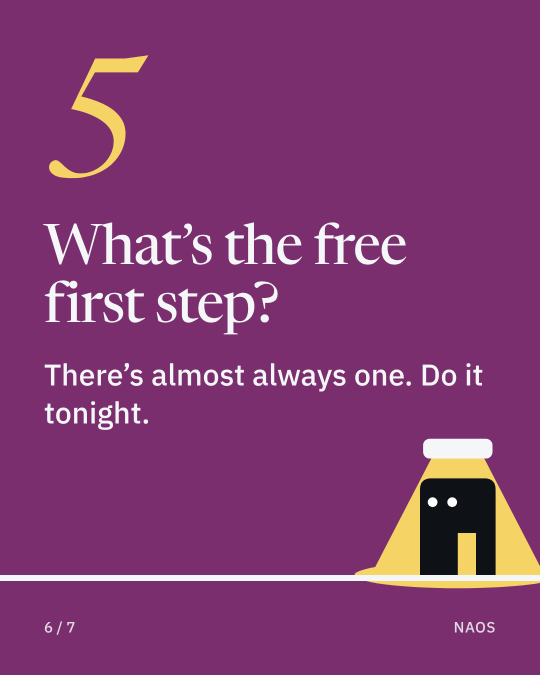
#> input picture earn/naos/cola/aprobar/before-you-buy-the-course/6.jpg, 1080 x 1350 px (shown at 1/2 size)
$ python -i eco_historia.py   (imports and definitions only)
#> lines starting #> are read from the running program, lines starting #| are printed output that depends on the picture
### earn/naos/motor/separacion_ig.py
"""separacion_ig.py · UNA fuente de verdad para la separación mínima entre piezas de Instagram de una misma cuenta (D-513).

Lee instagram/separacion.json ({"base": 60, "pasos": [{"desde": ISO, "min": N}, ...]}) y devuelve los minutos vigentes en `ahora`.
Interruptor: si instagram/errores.csv tiene un error 2207051 (error_subcode) con fecha posterior al PRIMER paso, vuelve a `base`
y lo dice por stderr una vez. Apagar a mano: poner "pasos": [] en separacion.json (siempre `base`), o fijar "base" y vaciar pasos.
Solo biblioteca estándar; no toca la red ni publicados.csv."""
import csv, datetime as dt, json, sys
from pathlib import Path

AQUI = Path(__file__).resolve().parent
CONFIG = AQUI / "instagram" / "separacion.json"
ERRORES = AQUI / "instagram" / "errores.csv"
_AVISADO = set()


def _t(s):
    return dt.datetime.fromisoformat(s.replace("Z", "+00:00")).astimezone(dt.timezone.utc)


def _cargar(config):
    try:
        return json.loads(Path(config).read_text(encoding="utf-8"))
#> (reads earn/naos/motor/instagram/separacion.json from the repository)
    except (OSError, ValueError):
        return {"base": 60, "pasos": []}


def estado_separacion(ahora=None, config=None, errores=None):
    """(minutos, motivo). `ahora` aware UTC o None (reloj)."""
    ahora = ahora or dt.datetime.now(dt.timezone.utc)
    if ahora.tzinfo is None:
        ahora = ahora.replace(tzinfo=dt.timezone.utc)
    cfg = _cargar(config or CONFIG)
    base = int(cfg.get("base", 60))
    pasos = sorted(((_t(p["desde"]), int(p["min"])) for p in cfg.get("pasos", [])), key=lambda x: x[0])
    vigente, desde = base, None
    for t, m in pasos:
        if ahora >= t:
            vigente, desde = m, t
    if desde is None:
        return base, f"{base} min (base; aún no empieza el primer paso)"
    primero = pasos[0][0]
    try:
        with open(errores or ERRORES, newline="", encoding="utf-8") as f:
#> (reads earn/naos/motor/instagram/errores.csv from the repository)
            for r in csv.DictReader(f):
                if str(r.get("error_subcode", "")).strip() == "2207051" and r.get("utc"):
                    try:
                        te = _t(r["utc"])
                    except ValueError:
                        continue
                    if te > primero:
                        msg = f"{base} min (INTERRUPTOR: 2207051 de Meta el {r['utc']}, posterior al paso de {primero:%Y-%m-%d})"
                        if msg not in _AVISADO:
                            _AVISADO.add(msg)
                            print(f"AVISO separación de IG vuelve a {base} min: error 2207051 el {r['utc']} (D-513)", file=sys.stderr)
                        return base, msg
    except OSError:
        pass
    return vigente, f"{vigente} min (D-513, paso desde {desde:%Y-%m-%d}; sin 2207051 posterior)"


def separacion_ig_min(ahora=None, config=None, errores=None):
    return estado_separacion(ahora, config, errores)[0]

### earn/naos/motor/tiros.py
#!/usr/bin/env python3
"""tiros.py: registro de tiros largos de NAOS. Ficha antes de mirar, hora con cambio de horario, lectura a 24 y 48 h
y propuestas de hermanas. Python estándar, sin red.

  tiros.py ficha <slug> --papel P --familia F --idea Ixx|ninguna [--motivo "..."] --kr M1.3 [--padre SLUG]
                 [--factor nombre=valor] (--sale AAAA-MM-DDTHH:MM:SSZ | --fecha AAAA-MM-DD --cupo HH:MM)
                 [--plataformas YT,IG] --apuesta "..." --nivel A|B|C|D --metrica "..." --muerte "..." [--seco]
  tiros.py lista [--familia F] [--papel P] [--desde AAAA-MM-DD]
  tiros.py hora <AAAA-MM-DD> <HH:MM> [--libre] [--ignorar SLUG]          (hora de Nueva York)
  tiros.py leer [--seco] [--metricas RUTA] [--ahora ISO]                 bandas a 24 y 48 h
  tiros.py proponer [--seco] [--hoy AAAA-MM-DD]                          hermanas y propuestas en escalar.md
  tiros.py reservar <slug> --padre SLUG --condicion "se escapa 24h" --sale AAAA-MM-DDTHH:MM:SSZ
                                                                         fila retenida en medicion/reservas.csv
  tiros.py decidir [--seco] [--ahora ISO]                                libera o vence las reservas retenidas

El registro vive en medicion/tiros.csv (columnas fijas, contrato 4.1 de la arquitectura). Los umbrales de las bandas
salen de ideas.py (PISO, ESCAPA, MUERTA vía ideas.juzgar): aquí no hay otra copia. La ficha no se edita. Nada de aquí
publica, despacha, abre tandas, mueve horas (R4) ni pone un 👍: el 👍 de N por tanda (D-301) sigue mandando. Solo
escribe medicion/tiros.csv, empresa/experimentos/<hoy>/escalar.md y medicion/reservas.csv. La raíz sale de NAOS_RAIZ
o de la carpeta earn/naos de este archivo.

Reservas condicionales (infra/reservas-condicionales.propuesta.md, #891): `reservar` escribe la fila `retenida` de una
hermana que N aprueba en su tanda con hora fija; se niega si el slug ya tiene fila o si programador.retenidos no existe en
el código. `decidir` solo toca reservas.csv: cambia `retenida` por `liberada` cuando la lectura del padre en tiros.csv
(banda_24h o banda_48h, según la fila) cumple la condición ("escapa": se escapa; "senal": señal o mejor), y por
`vencida` cuando pasaron más de 3 h de su sale_utc sin liberarse. Sin lectura del padre nunca libera. Sin archivo no hace
nada. Columnas: slug, padre, condicion, lectura_h, sale_utc, estado, reservado_utc, decidido_utc, decidido_por, motivo.
"""
import argparse, ast, csv, glob, hashlib, json, os, re, shlex, sys, tempfile
from datetime import datetime, timedelta, timezone
from pathlib import Path
from zoneinfo import ZoneInfo

AQUI = Path(__file__).resolve().parent
sys.path.insert(0, str(AQUI))
import ideas  # noqa: E402  (solo lectura: leer, ultimos_cortes, juzgar, PISO)


def raiz():
    return Path(os.environ.get("NAOS_RAIZ") or Path(__file__).resolve().parents[1])


RAIZ = raiz()

COLUMNAS = ["id", "ficha_utc", "slug", "papel", "familia", "idea_id", "kr_id", "padre", "factor", "fecha_et",
            "cupo_et", "sale_utc", "plataformas", "apuesta", "nivel_esperado", "metrica_48h", "criterio_muerte",
            "huella_ficha", "ficha_tardia", "banda_24h", "banda_48h", "lectura", "leido_utc", "propuesta", "motivo"]
CAMPOS_HUELLA = ["slug", "papel", "familia", "idea_id", "kr_id", "padre", "factor", "sale_utc", "apuesta",
                 "nivel_esperado", "metrica_48h", "criterio_muerte"]
PAPELES = ["tiro", "variante", "hermana", "base"]
NIVELES = ["A", "B", "C", "D"]
PLATAFORMAS = ["YT", "IG"]
BANDAS = ["se escapa", "señal", "nada", "muerta", "sin exposición"]
CUPOS_ET = ["10:00", "12:00", "15:00", "18:00", "20:00", "23:00"]
import separacion_ig  # noqa: E402  (D-513: una sola fuente de verdad)
MARGEN_MIN = separacion_ig.separacion_ig_min()  # alias al importar; las funciones leen separacion_ig.separacion_ig_min() viva. Minutos mínimos entre dos publicaciones
EXPOSICION_MIN = 50      # menos que esto (IG alcance, YT vistas) = no midió la premisa, midió el despacho
NY = ZoneInfo("America/New_York")
FORMATO_UTC = "%Y-%m-%dT%H:%M:%SZ"
SLUG_RE = re.compile(r"^[a-z0-9][a-z0-9._-]*$")


class Negada(Exception):
    """Algo que tiros.py se niega a hacer; el mensaje va tal cual a la persona."""


# ---------- archivo ----------

def ruta_tiros(r=None):
    return Path(r or raiz()) / "medicion" / "tiros.csv"


# [37 lines left out: functions leer, _escribir_atomico, escribir, huella, not called in this run]


# ---------- horas ----------

def ahora_utc():
    return datetime.now(timezone.utc).replace(microsecond=0)


# [12 lines left out: functions _fecha, _utc, not called in this run]


def _iso(dt):
    return dt.astimezone(timezone.utc).strftime(FORMATO_UTC)


# [97 lines left out: functions hora_utc, a_et, _json, ocupados, choques, cupo_libre, not called in this run]


def _decir_choques(lista):
    return ["  choca con %s (%s, %s) a %d min" % (c["slug"], c["fuente"], c["sale_utc"], c["minutos"]) for c in lista]


# ---------- ficha ----------

def _ids_idea(ruta_ideas):
    return {r["id"]: r for r in ideas.leer(ruta_ideas)}


def _ids_kr(ruta_metas):
    d = _json(ruta_metas)
    return {kr.get("id") for m in (d.get("metas") or []) for kr in (m.get("krs") or []) if kr.get("id")}


# [171 lines left out: functions _publicado, fichar, _exposicion_baja, banda, _texto_lectura, leer_bandas, not called in this run]


# ---------- propuestas ----------

FACTORES = [("destinatario", "Cambia destinatario", "a quién va dirigida"),
            ("cuarto", "Cambia cuarto", "en qué cuarto de la casa pasa"),
            ("duracion", "Cambia duración", "cuánto dura")]


# [80 lines left out: functions _orden_hermana, _seccion, proponer, not called in this run]


# ---------- reservas condicionales (medicion/reservas.csv) ----------

COLUMNAS_RESERVAS = ["slug", "padre", "condicion", "lectura_h", "sale_utc", "estado", "reservado_utc",
                     "decidido_utc", "decidido_por", "motivo"]
CONDICIONES = {"escapa": ("se escapa",), "senal": ("se escapa", "señal")}  # bandas que cumplen cada condición
VENCE_RESERVA = timedelta(hours=3)  # como vence_utc de la aprobación: 3 h después de su hora
PROGRAMADOR = AQUI / "aprobar" / "programador.py"


def ruta_reservas(r=None):
    return Path(r or raiz()) / "medicion" / "reservas.csv"


# [258 lines left out: functions condicion, leer_reservas, escribir_reservas, hay_retenidos, reservar, decidir and 4 more, not called in this run]


# [2 lines that do not run on import are left out]

### earn/naos/motor/aprobar/eco_historia.py
#!/usr/bin/env python3
"""eco_historia.py: la imagen o el carrusel de NAOS que ya salió en el feed vuelve a subirse como historia (regla de N, 13-nov-2026).

  python3 eco_historia.py crear <slug>... [--seco] [--todas-desde AAAA-MM-DD]
  python3 eco_historia.py leer <slug>-h

Regla de N (13-nov-2026, literal): "se pueden repostear esas imagenes como historias? si si deberiamos hacerlo y 1 al dia de cada
una una imagen y un carrusel". La copia en historia de una pieza que N ya aprobó y que ya salió NO pide otro 👍 mientras el contenido
sea el mismo (la misma imagen: la huella de hoy es la que N aprobó). Lo auditable queda en la fila de publicados.csv: via
"eco-historia", aprobado_por el usuario de N de la fila original, y una cita con el 👍 original y la frase de N.

crear: por cada slug (o por todos los del feed publicados desde AAAA-MM-DD) hace la pieza `<slug>-h` en cola/aprobar/:
  - historia.jpg de 1080x1920 con la imagen aprobada (la primera lámina si es carrusel) centrada, entera y sin recortar, sobre
    el fondo de la propia imagen (cada franja repite su borde: sin costura). Sin texto nuevo.
  - pieza.json (canales ["historia"], `origen` = el slug original) con la siguiente hora libre (la de `aprobar.py reprogramar`, D-512:
    desde ahora + 2 h, 60 min de separación con todo lo de Instagram de NAOS) en un día que aún no tenga una historia-eco de ese tipo.
    "1 al día de cada una": una de imagen y una de carrusel por día (hora de Nueva York).
  - la aprobación, como la de un 👍 normal (fila `historia` con la huella del archivo + estado.json "aprobado"), con la cita del 👍
    original. El issue es el del 👍 original: esta herramienta no abre issues ni llama a GitHub.
  Se NIEGA (y lo dice) si la pieza no es de NAOS, no es imagen ni carrusel, no salió en Instagram (url_reel y publicado_utc), su
  aprobación vigente no es el 👍 de N, la huella de hoy no es la aprobada, ya existe `<slug>-h`, o es de fecha o de tendencia
  (las mismas exclusiones de D-512 en registro.py). `--seco` imprime lo que haría y no escribe nada.

leer: los insights de la historia `<slug>-h` ya publicada (columna media_id de su fila). Las historias SOLO tienen insights en sus
primeras 24 h (https://developers.facebook.com/docs/instagram-platform/reference/instagram-media/insights, "Story media metrics
are only available for 24 hours"): pasado ese plazo la API devuelve vacío. Una métrica con menos de 5 espectadores responde error 10
("Not enough viewers"); se imprime como no disponible. Métricas de STORY en esa referencia: reach, views, shares, replies,
total_interactions, follows, profile_visits, reposts, navigation (desglose story_navigation_action_type: SWIPE_FORWARD,
TAP_FORWARD, TAP_BACK, TAP_EXIT) y profile_activity (desglose action_type). `impressions` quedó fuera para historias nuevas.

Sin red salvo `leer`. Solo biblioteca estándar y Pillow.
"""
import argparse, datetime as dt, json, os, shutil, sys

AQUI = os.path.dirname(os.path.abspath(__file__))
sys.path.insert(0, AQUI)
sys.path.insert(0, os.path.join(AQUI, ".."))
import aprobar  # noqa: E402
import registro  # noqa: E402
import tiros  # noqa: E402  (motor/tiros.py; aprobar ya puso motor/ en el path)

VIA = "eco-historia"
FRASE_N = ("se pueden repostear esas imagenes como historias? si si deberiamos hacerlo y 1 al dia de cada una una imagen "
           "y un carrusel")
FECHA_N = "13-nov-2026"
SUFIJO = "-h"
ANCHO, ALTO = registro.HISTORIA_ANCHO, registro.HISTORIA_ALTO
MAX_DIAS = 21          # no se busca hora más allá de tres semanas
CALIDAD_JPEG = 95

# Métricas de historias (referencia de IG Media Insights). Una por llamada: una que no aplica tumba la orden entera.
METRICAS = ("reach", "views", "shares", "replies", "total_interactions", "follows", "profile_visits", "reposts")
DESGLOSES = (("navigation", "story_navigation_action_type"), ("profile_activity", "action_type"))
URL_DOC = "https://developers.facebook.com/docs/instagram-platform/reference/instagram-media/insights"


def tipo_de(p):
    c = (p or {}).get("canales")
    return "imagen" if c == ["imagen"] else "carrusel" if c == ["carrusel"] else ""


# [4 lines left out: function archivo_origen, not called in this run]


def fila_n(slug, canal, filas):
    return registro.vigente(slug, canal, filas)


# ---------- lo que se niega ----------

# [55 lines left out: function fallas_origen, not called in this run]


# ---------- la imagen ----------

def hacer_imagen(origen, destino):
    """historia.jpg de 1080x1920: la imagen entera y centrada, sin recortar (si sobrara tamaño se reduce, nunca se corta). El fondo
    es el de la propia imagen: cada franja (arriba y abajo) repite la fila del borde de la imagen, columna por columna, así que no
    hay costura aunque la imagen sea de dos colores. Sin texto nuevo. Devuelve (x, y, ancho, alto) de la imagen dentro del lienzo."""
#> called with destino = 'out.png'
    from PIL import Image
    im = Image.open(origen).convert("RGB")
#> im is the input picture: PIL image 1080x1350 RGB; mean R, G, B 128.8, 58.7, 114.1
    if im.width > ANCHO or im.height > ALTO:
        k = min(ANCHO / im.width, ALTO / im.height)
        im = im.resize((max(1, round(im.width * k)), max(1, round(im.height * k))), Image.LANCZOS)
    x, y = (ANCHO - im.width) // 2, (ALTO - im.height) // 2
#> x = 0; y = 285
    lienzo = Image.new("RGB", (ANCHO, ALTO))
#> lienzo: PIL image 1080x1920 RGB; every value is 0
    abajo = ALTO - (y + im.height)
#> abajo = 285
    for banda, fila, donde in ((y, 0, 0), (abajo, im.height - 1, y + im.height)):
        if banda > 0:
            franja = im.crop((0, fila, im.width, fila + 1)).resize((im.width, banda), Image.NEAREST)
            lienzo.paste(franja, (x, donde))
#> this loop made 2 passes
#> pass 1, in hacer_imagen, `franja = im.crop((0, fila, im.width, fila + 1)).resize((im.width, band..`:
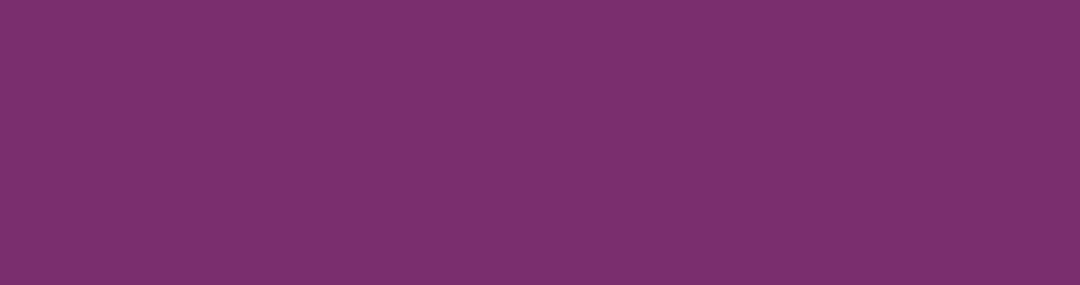
#> franja: PIL image 1080x285 RGB; mean R, G, B 122, 46, 110
#> after the loop:
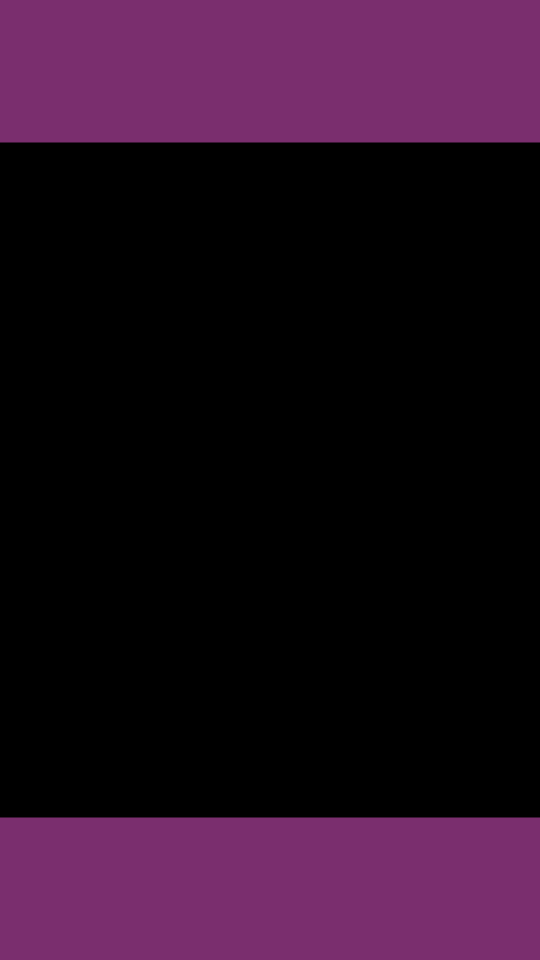
#> lienzo: PIL image 1080x1920 RGB (shown at 1/2 size); mean R, G, B 36.2, 13.7, 32.7
    if x > 0:  # imagen más angosta que la historia: los costados repiten su borde, fila por fila
        lienzo.paste(im.crop((0, 0, 1, im.height)).resize((x, im.height), Image.NEAREST), (0, y))
        lienzo.paste(im.crop((im.width - 1, 0, im.width, im.height)).resize((ANCHO - x - im.width, im.height), Image.NEAREST), (x + im.width, y))
    lienzo.paste(im, (x, y))
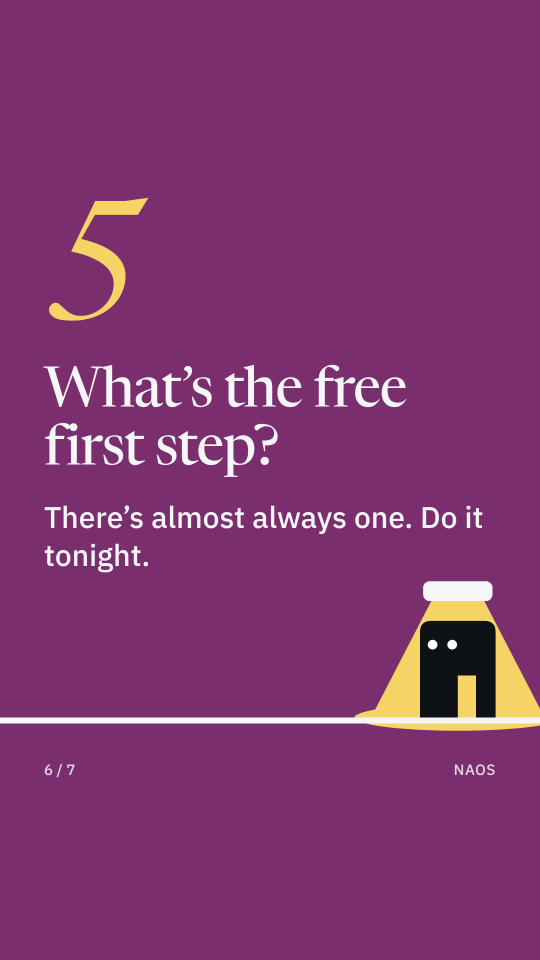
#> lienzo: PIL image 1080x1920 RGB (shown at 1/2 size); mean R, G, B 126.8, 54.9, 112.9
    lienzo.save(destino, "JPEG", quality=CALIDAD_JPEG, subsampling=0, optimize=True)
    return x, y, im.width, im.height


# ---------- la hora ----------

def _dia_ny(sale_utc, tiros=tiros):
    return tiros._utc(sale_utc).astimezone(tiros.NY).strftime("%Y-%m-%d")


# [150 lines left out: functions ecos_existentes, elegir_hora, pieza_de, crear_una, elegidas_desde, crear, not called in this run]


def _ny():
    return tiros.NY


# ---------- leer ----------

def media_id_de(slug, filas):
    f = registro.vigente(slug, "historia", filas)
    return (f or {}).get("media_id", ""), f


# [75 lines left out: functions leer, main, not called in this run]


# [2 lines not run here, left out]

>>> result = hacer_imagen('../../cola/aprobar/before-you-buy-the-course/6.jpg', 'out.png')
#> result = (0, 285, 1080, 1350)
